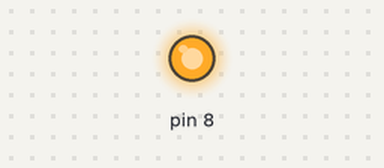
The sketch below on a simulated Arduino Uno, built with avr-gcc and run on an emulated ATmega328P. Shown: output pins drawn as LEDs (lit = HIGH).

Above: at 0.1 s.
Timing chart, 0 to 1.6 s (numbered marks = the images above):
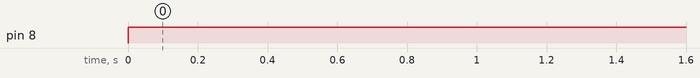

Measured:
- by itself, pin 8: LOW → HIGH at 0.00 s

The sketch:

toggleLed.ino
```cpp
void setup() {
  pinMode(8,OUTPUT);
}

void loop() {
  // put your main code here, to run repeatedly:
  digitalWrite(8,1);

}
```
